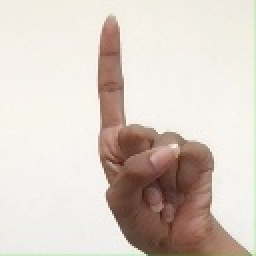
#> input picture Data Set/1/0.jpg, 128 x 128 px (shown 2 times larger); its folder holds only this picture in this run
$ python -i Augmented.py   (imports and definitions only)
#> lines starting #> are read from the running program, lines starting #| are printed output that depends on the picture
#> further down, picture is the input picture: shape (128, 128, 3); mean B, G, R 198.1, 206.7, 217.5
import os
import cv2
import numpy as np

# Constants
SOURCE_DIR = 'data'  # Directory containing the original dataset
TARGET_DIR = 'data00'  # Directory to save augmented images
TARGET_IMAGE_COUNT = 1000  # Total number of images per folder

# Create target directory
# [2 lines not run here, left out]


# Function to perform data augmentation
def augment_image(image):
    # Randomly apply a series of transformations
    # 1. Brightness adjustment
    brightness_variation = np.random.uniform(0.7, 1.3)  # Variation factor
    image = cv2.convertScaleAbs(image, alpha=brightness_variation, beta=0)  # Adjust brightness

    # 2. Color variation
    color_variation = np.random.uniform(0.7, 1.3)  # Variation factor
    image = cv2.cvtColor(image, cv2.COLOR_BGR2HSV)
#> image: shape (128, 128, 3); mean H, S, V 19.7, 31.6, 224.1
    image[..., 1] = np.clip(image[..., 1] * color_variation, 0, 255)  # Adjust saturation
#> image: shape (128, 128, 3); mean H, S, V 19.7, 35.2, 224.1
    image = cv2.cvtColor(image, cv2.COLOR_HSV2BGR)

    # 3. Random flipping
    if np.random.rand() > 0.5:  # 50% chance to flip
        image = cv2.flip(image, 1)  # Horizontal flip
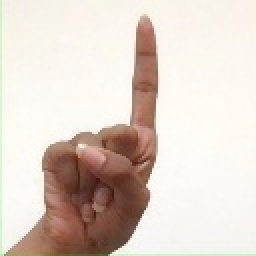
#> image: shape (128, 128, 3) (shown 2 times larger); mean B, G, R 201.7, 211, 223.6

    # 4. Random rotation
    angle = np.random.randint(-15, 15)  # Rotate between -15 to 15 degrees
    (h, w) = image.shape[:2]
#> h = 128; w = 128
    M = cv2.getRotationMatrix2D((w / 2, h / 2), angle, 1.0)
    image = cv2.warpAffine(image, M, (w, h))
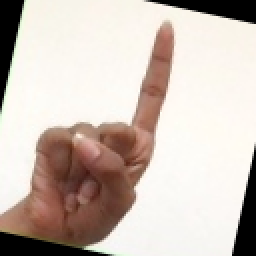
#> image: shape (128, 128, 3) (shown 2 times larger); mean B, G, R 182.1, 190.5, 203

    return image


# Process each folder and perform augmentation
# [29 lines not run here, left out]

>>> import cv2
>>> picture = cv2.imread('Data Set/1/0.jpg')
>>> result = augment_image(picture)

$ run again, on Data Set/1/11.jpg
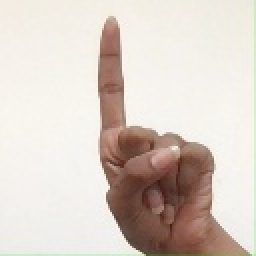
#> input picture Data Set/1/11.jpg, 128 x 128 px (shown 2 times larger)
#> picture is the input picture: shape (128, 128, 3); mean B, G, R 198.6, 207.2, 218
#> in augment_image, `image = cv2.flip(image, 1)`:
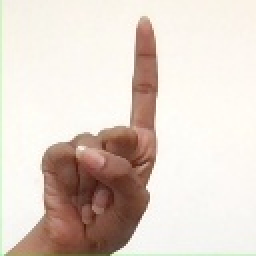
#> image: shape (128, 128, 3) (shown 2 times larger); mean B, G, R 202.2, 211.5, 224.1
#> in augment_image, `image = cv2.warpAffine(image, M, (w, h))`:
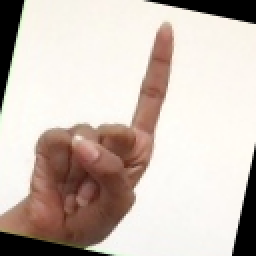
#> image: shape (128, 128, 3) (shown 2 times larger); mean B, G, R 182.5, 190.9, 203.4
